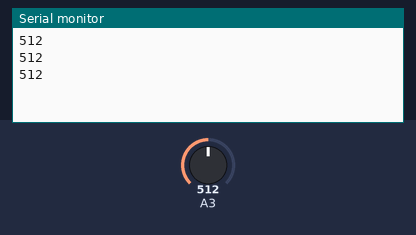
Recording of a sketch running on a simulated Arduino Uno, built with avr-gcc and run on an emulated ATmega328P. On the bench: the last lines printed to the serial monitor. The inputs (shaded band) are chosen by the test bench; at power-on: A3 = 512.

Above: at 1.3 s.
1.4 s: A3 set to 716
At 1.9 s:
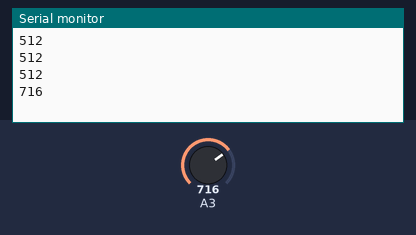
2.9 s: A3 set to 900
At 3.4 s:
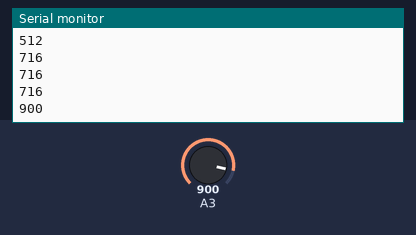
Timing chart, 0 to 5.9 s (numbered marks = the images above; inputs shaded):
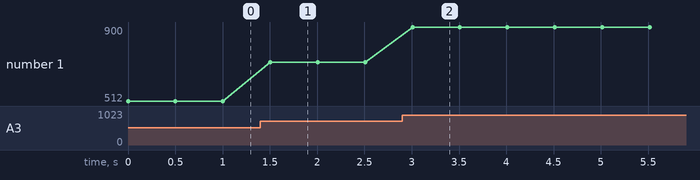

Measured:
- after the input at 1.4 s, the serial monitor: prints a new line after 0.10 s (image 1)
- after the input at 2.9 s, the serial monitor: prints a new line after 0.11 s (image 2)
- plotted number 1: 512 → 716 after the input at 1.4 s, 716 → 900 after the input at 2.9 s

The sketch:

ondaEnergia.ino
```cpp
#include <ZMPT101B.h>

void setup() {
  Serial.begin(115200);
}

void loop() {
  Serial.println(analogRead(A3));
  delayMicroseconds(1000);
  delay(500);
}
```
